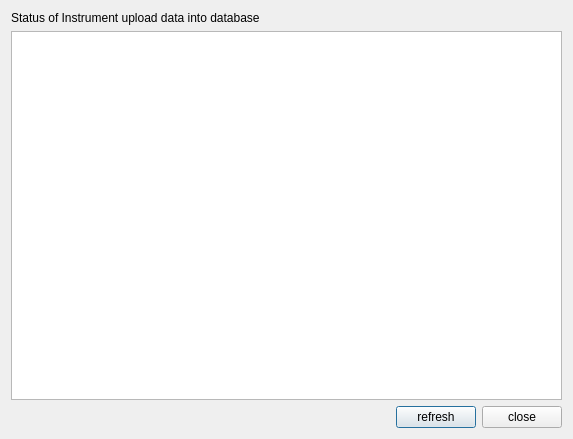
<?xml version="1.0" encoding="UTF-8"?>
<ui version="4.0">
 <class>InstStatus</class>
 <widget class="QDialog" name="InstStatus">
  <property name="geometry">
   <rect>
    <x>0</x>
    <y>0</y>
    <width>573</width>
    <height>439</height>
   </rect>
  </property>
  <property name="windowTitle">
   <string>Instrument Data Upload Status</string>
  </property>
  <property name="windowIcon">
   <iconset resource="../Ressources.qrc">
    <normaloff>:/Icons/Icons/education31.svg</normaloff>:/Icons/Icons/education31.svg</iconset>
  </property>
  <layout class="QGridLayout" name="gridLayout">
   <item row="0" column="0">
    <layout class="QVBoxLayout" name="verticalLayout">
     <item>
      <widget class="QLabel" name="label">
       <property name="text">
        <string>Status of Instrument upload data into database</string>
       </property>
      </widget>
     </item>
     <item>
      <widget class="QTextBrowser" name="textBrowser"/>
     </item>
     <item>
      <layout class="QHBoxLayout" name="horizontalLayout">
       <item>
        <spacer name="horizontalSpacer">
         <property name="orientation">
          <enum>Qt::Horizontal</enum>
         </property>
         <property name="sizeHint" stdset="0">
          <size>
           <width>40</width>
           <height>20</height>
          </size>
         </property>
        </spacer>
       </item>
       <item>
        <widget class="QPushButton" name="refresh">
         <property name="text">
          <string>refresh</string>
         </property>
         <property name="icon">
          <iconset resource="../Ressources.qrc">
           <normaloff>:/Icons/Icons/refresh19.svg</normaloff>:/Icons/Icons/refresh19.svg</iconset>
         </property>
        </widget>
       </item>
       <item>
        <widget class="QPushButton" name="closebutton">
         <property name="text">
          <string>close</string>
         </property>
         <property name="icon">
          <iconset resource="../Ressources.qrc">
           <normaloff>:/Icons/Icons/cancel4.svg</normaloff>:/Icons/Icons/cancel4.svg</iconset>
         </property>
        </widget>
       </item>
      </layout>
     </item>
    </layout>
   </item>
  </layout>
 </widget>
 <resources>
  <include location="../Ressources.qrc"/>
 </resources>
 <connections>
  <connection>
   <sender>closebutton</sender>
   <signal>clicked()</signal>
   <receiver>InstStatus</receiver>
   <slot>close()</slot>
   <hints>
    <hint type="sourcelabel">
     <x>522</x>
     <y>412</y>
    </hint>
    <hint type="destinationlabel">
     <x>286</x>
     <y>219</y>
    </hint>
   </hints>
  </connection>
 </connections>
</ui>
